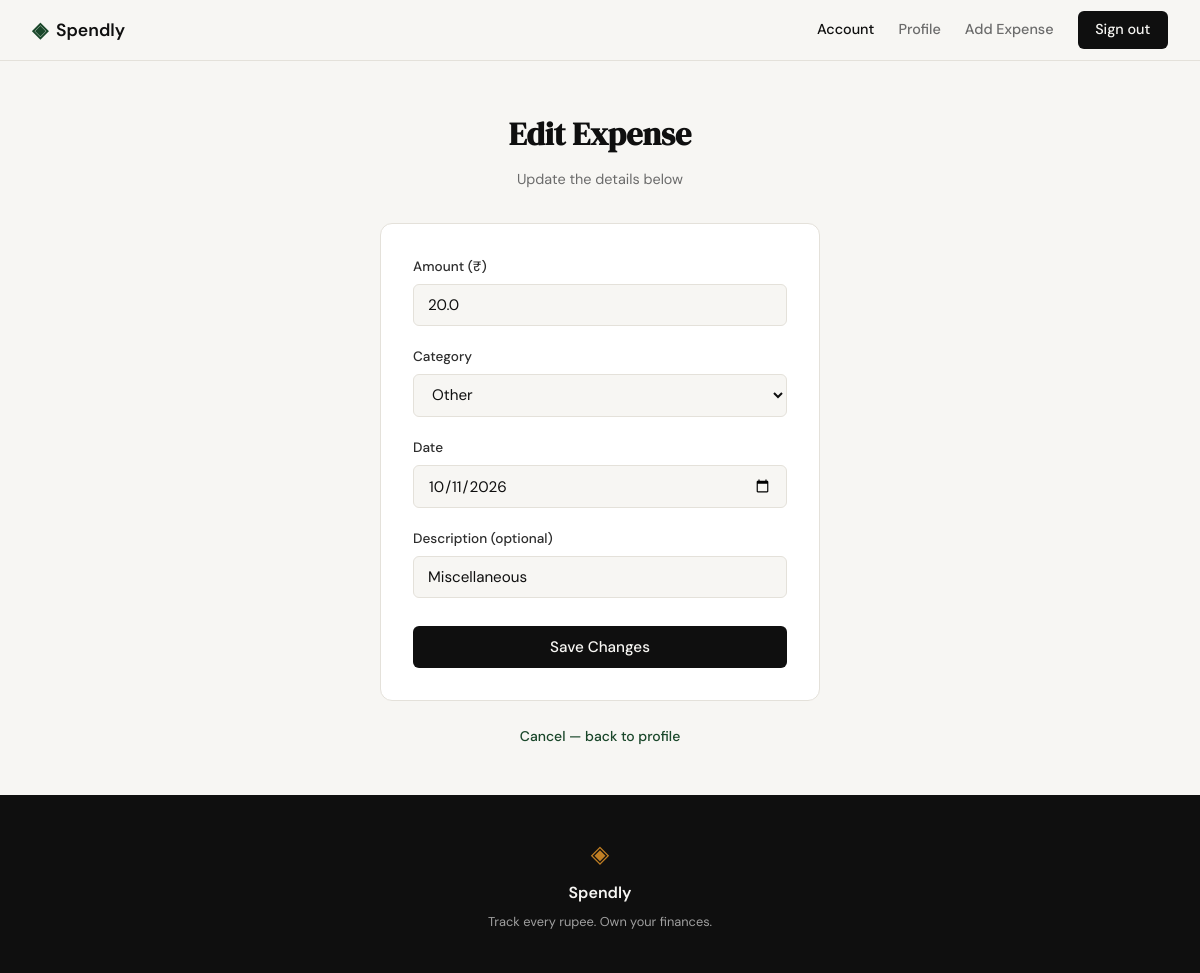
Screenshot of /expenses/31/edit (signed in) with the database file from the repository.
### tables this page shows
CREATE TABLE expenses (
            id          INTEGER PRIMARY KEY AUTOINCREMENT,
            user_id     INTEGER NOT NULL REFERENCES users(id),
            amount      REAL    NOT NULL,
            category    TEXT    NOT NULL,
            date        TEXT    NOT NULL,
            description TEXT,
            created_at  TEXT    NOT NULL DEFAULT CURRENT_TIMESTAMP
        );

### app.py (the view, shortened to what this page needs)
@app.route("/expenses/<int:id>/edit", methods=["GET", "POST"])
def edit_expense(id):
    if not session.get("user_id"):
        return redirect(url_for("login"))
    expense = get_expense_by_id(id, session["user_id"])
    if expense is None:
        abort(404)
    if request.method == "GET":
        return render_template(
            "edit_expense.html",
            expense=expense,
            categories=CATEGORIES,
        )

### database/db.py (called while the page is built)
def get_db():
    conn = sqlite3.connect(DB_PATH)
    conn.row_factory = sqlite3.Row
    conn.execute("PRAGMA foreign_keys = ON")
    return conn

### database/queries.py (called while the page is built)
def get_expense_by_id(expense_id, user_id):
    conn = get_db()
    row = conn.execute(
        "SELECT id, amount, category, date, description "
        "FROM expenses WHERE id = ? AND user_id = ?",
        (expense_id, user_id),
    ).fetchone()
    conn.close()
    return dict(row) if row else None

### templates/edit_expense.html (shortened to what this page needs)
{% extends "base.html" %}
{% block content %}
<section class="auth-section">
    <div class="auth-container">
        <div class="auth-header">
            <h1 class="auth-title">Edit Expense</h1>
            <p class="auth-subtitle">Update the details below</p>
        </div>
        <div class="auth-card">
            <form method="POST" action="{{ url_for('edit_expense', id=expense.id) }}">
                <div class="form-group">
                    <label for="amount">Amount (₹)</label>
                    <input
                        class="form-input"
                        type="number"
                        id="amount"
                        name="amount"
                        step="0.01"
                        min="0.01"
                        placeholder="0.00"
                        value="{{ expense.amount }}"
                        required
                    >
                </div>
                <div class="form-group">
                    <label for="category">Category</label>
                    <select class="form-input" id="category" name="category" required>
                        {% for cat in categories %}
                        <option value="{{ cat }}"
                            {% if expense.category == cat %}selected{% endif %}>
                            {{ cat }}
                        </option>
                        {% endfor %}
                    </select>
                </div>
                <div class="form-group">
                    <label for="date">Date</label>
                    <input
                        class="form-input"
                        type="date"
                        id="date"
                        name="date"
                        value="{{ expense.date }}"
                        required
                    >
                </div>
                <div class="form-group">
                    <label for="description">Description (optional)</label>
                    <input
                        class="form-input"
                        type="text"
                        id="description"
                        name="description"
                        placeholder="e.g. Lunch at café"
                        value="{{ expense.description or '' }}"
                    >
                </div>
                <button type="submit" class="btn-submit">Save Changes</button>
            </form>
        </div>
        <p class="auth-switch">
            <a href="{{ url_for('profile') }}">Cancel — back to profile</a>
        </p>
    </div>
</section>
{% endblock %}

### static/css/style.css (style rules this page uses)
:root { --ink: #0f0f0f; --ink-soft: #2d2d2d; --ink-muted: #6b6b6b; --ink-faint: #a0a0a0; --paper: #f7f6f3; --paper-warm: #f0ede6; --paper-card: #ffffff; --accent: #1a472a; --accent-light: #e8f0eb; --accent-2: #c17f24; --accent-2-light: #fdf3e3; --danger: #c0392b; --danger-light: #fdecea; --border: #e4e1da; --border-soft: #eeebe4; --font-display: 'DM Serif Display', Georgia, serif; --font-body: 'DM Sans', system-ui, sans-serif; --max-width: 1200px; --auth-width: 440px; --radius-sm: 6px; --radius-md: 12px; --radius-lg: 20px; }
*, *::before, *::after { box-sizing: border-box; margin: 0; padding: 0; }
html { font-size: 16px; scroll-behavior: smooth; }
body { background: var(--paper); color: var(--ink); font-family: var(--font-body); font-size: 1rem; line-height: 1.6; -webkit-font-smoothing: antialiased; }
a { color: inherit; text-decoration: none; }
.auth-section { min-height: calc(100vh - 60px - 100px); display: flex; align-items: center; justify-content: center; padding: 3rem 2rem; }
.auth-container { width: 100%; max-width: var(--auth-width); }
.auth-header { text-align: center; margin-bottom: 2rem; }
.auth-title { font-family: var(--font-display); font-size: 2rem; color: var(--ink); margin-bottom: 0.5rem; }
.auth-subtitle { font-size: 0.9rem; color: var(--ink-muted); }
.auth-card { background: var(--paper-card); border: 1px solid var(--border); border-radius: var(--radius-md); padding: 2rem; margin-bottom: 1.5rem; }
.form-group { margin-bottom: 1.25rem; }
.form-group label { display: block; font-size: 0.85rem; font-weight: 500; color: var(--ink-soft); margin-bottom: 0.4rem; }
.form-input { width: 100%; padding: 0.6rem 0.875rem; border: 1px solid var(--border); border-radius: var(--radius-sm); font-family: var(--font-body); font-size: 0.95rem; color: var(--ink); background: var(--paper); outline: none; transition: border-color 0.2s; }
.form-input::placeholder { color: var(--ink-faint); }
.btn-submit { width: 100%; padding: 0.7rem; background: var(--ink); color: var(--paper); border: none; border-radius: var(--radius-sm); font-family: var(--font-body); font-size: 0.95rem; font-weight: 500; cursor: pointer; transition: background 0.2s; margin-top: 0.5rem; }
.auth-switch { text-align: center; font-size: 0.875rem; color: var(--ink-muted); }
.auth-switch a { color: var(--accent); font-weight: 500; }

### rows the page displays
expenses: amount "20.0", category "Other", date "10/11/2026", description "Miscellaneous"

### other values shown
{{ user.name if user is defined else "Account" }} "Account"
